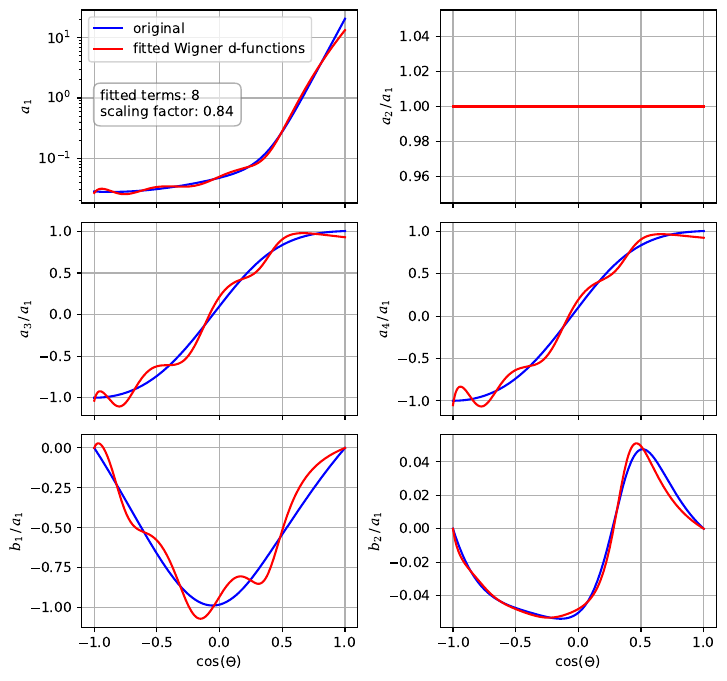

The script that saved this image:
import numpy as np
import matplotlib.pyplot as plt
import os

fig, ax = plt.subplots(3,2,sharex=True)
fig.tight_layout(pad=2.0)
fig.set_size_inches(7.5, 7.5)
fig.subplots_adjust(hspace=0.1)

scaling_factor = np.loadtxt("scaling_factor.txt")
n_terms = int(np.loadtxt("n_terms.txt"))
p = np.loadtxt("a0.txt")
ps = np.loadtxt("a_scaled0.txt")
psf = np.loadtxt("a_scaled_fitted0.txt")
p = p[:,1];
ps = ps[:,1];
psf = psf[:,1];

n = 0
for i in range(2):
    for j in range(2):
        if n==0:
            xy = np.loadtxt("a"+str(n)+".txt")
            ax[i,j].semilogy(xy[:,0], xy[:,1]/scaling_factor,'b-')
            #xy = np.loadtxt("a_scaled"+str(n)+".txt")
            #ax[i,j].semilogy(xy[:,0], xy[:,1],'r-')
            xy = np.loadtxt("a_scaled_fitted"+str(n)+".txt")
            ax[i,j].semilogy(xy[:,0], xy[:,1],'r-')
            ax[i,j].set_ylabel("$a_"+str(n+1)+"$",math_fontfamily='dejavuserif')
            ax[i,j].legend(['original','fitted Wigner d-functions'])
            ax[i,j].text(-0.95,0.5,"fitted terms: "+str(n_terms) + "\nscaling factor: " +
                         str(round(scaling_factor*100)/100),
                         bbox={'facecolor': 'white', 'alpha': 0.6, 'pad': 0.5,
                               'edgecolor': 'grey','boxstyle':'round'})
        else:
            xy = np.loadtxt("a"+str(n)+".txt")
            ax[i,j].plot(xy[:,0], xy[:,1]/p,'b-')
            #xy = np.loadtxt("a_scaled"+str(n)+".txt")
            #ax[i,j].plot(xy[:,0], xy[:,1]/ps,'r-')
            xy = np.loadtxt("a_scaled_fitted"+str(n)+".txt")
            ax[i,j].plot(xy[:,0], xy[:,1]/psf,'r-')
            ax[i,j].set_ylabel("$a_"+str(n+1)+"\, /\, a_1$",math_fontfamily='dejavuserif')    
            
        ax[i,j].grid()    
        n += 1

n=0        
for i in [2]:
    for j in range(2):
        xy = np.loadtxt("b"+str(n)+".txt")
        ax[i,j].plot(xy[:,0], xy[:,1]/p,'b-')
        #xy = np.loadtxt("b_scaled"+str(n)+".txt")
        #ax[i,j].plot(xy[:,0], xy[:,1]/ps,'r-')
        xy = np.loadtxt("b_scaled_fitted"+str(n)+".txt")
        ax[i,j].plot(xy[:,0], xy[:,1]/psf,'r-')
        
        ax[i,j].grid()
        ax[i,j].set_ylabel("$b_"+str(n+1)+"\, /\, a_1$",math_fontfamily='dejavuserif')
        ax[i,j].set_xlabel("$\cos(\Theta)$")    
        n += 1

#plt.rcParams['text.usetex'] = True
#plt.rcParams['font.family'] = 'dejavuserif'

plt.show()
fig.savefig("plot_ab_functions.pdf", bbox_inches='tight')
